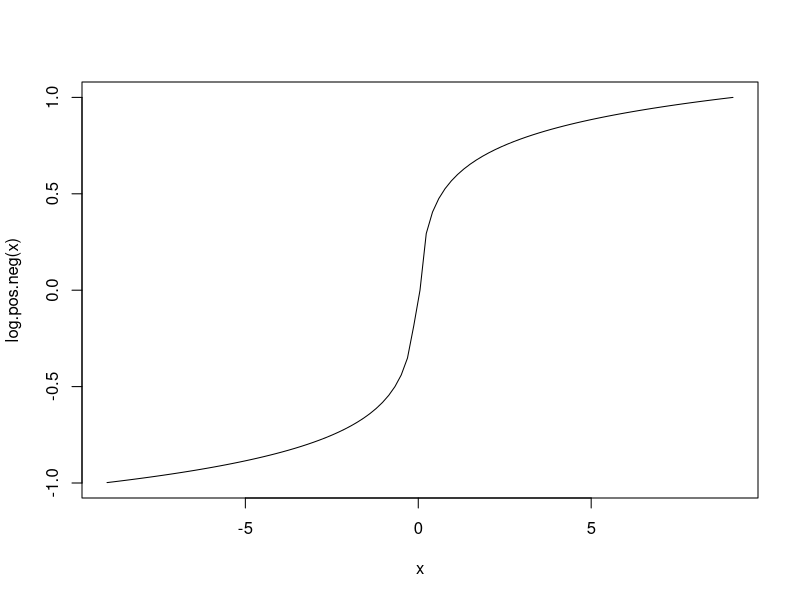
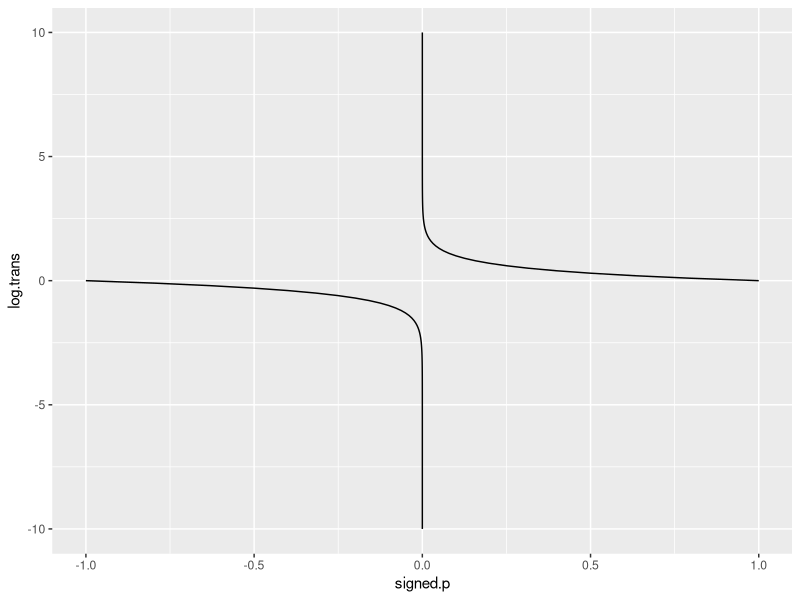

Here is the R script that generated these plots, in order:
## ---- chunk 1
repo.dir <- normalizePath("..")
post.id <- "2022-07-14-pos-and-neg-log-transform-"
fig.path <- file.path(repo.dir, "assets", "img", post.id)
knitr::opts_chunk$set(
  dpi=100,
  fig.path=fig.path,
  fig.width=8,
  fig.process=function(path)sub(repo.dir, "", path, fixed=TRUE),
  fig.height=7)
if(FALSE){
  knitr::knit("2022-07-14-pos-and-neg-log-transform.Rmd")
}
## ---- chunk 2
normalize <- function(x)(x-min(x))/(max(x)-min(x))
log.pos.neg <- function(x)sign(x)*normalize(log10(abs(x)))
curve(log.pos.neg(x),-9,9.1)
## ---- chunk 3
library(data.table)
p.val <- 10^seq(-10, 0, l=101)
signed.p <- sort(c(sapply(c(-1,1), function(s)s*p.val)))
log.signed.p <- function(signed.p){
  sign(signed.p)*abs(log10(abs(signed.p)))
}
sign.dt <- data.table(signed.p, log.trans=log.signed.p(signed.p))
library(ggplot2)
ggplot()+
  geom_line(aes(
    signed.p, log.trans, group=sign(signed.p)),
    data=sign.dt)
